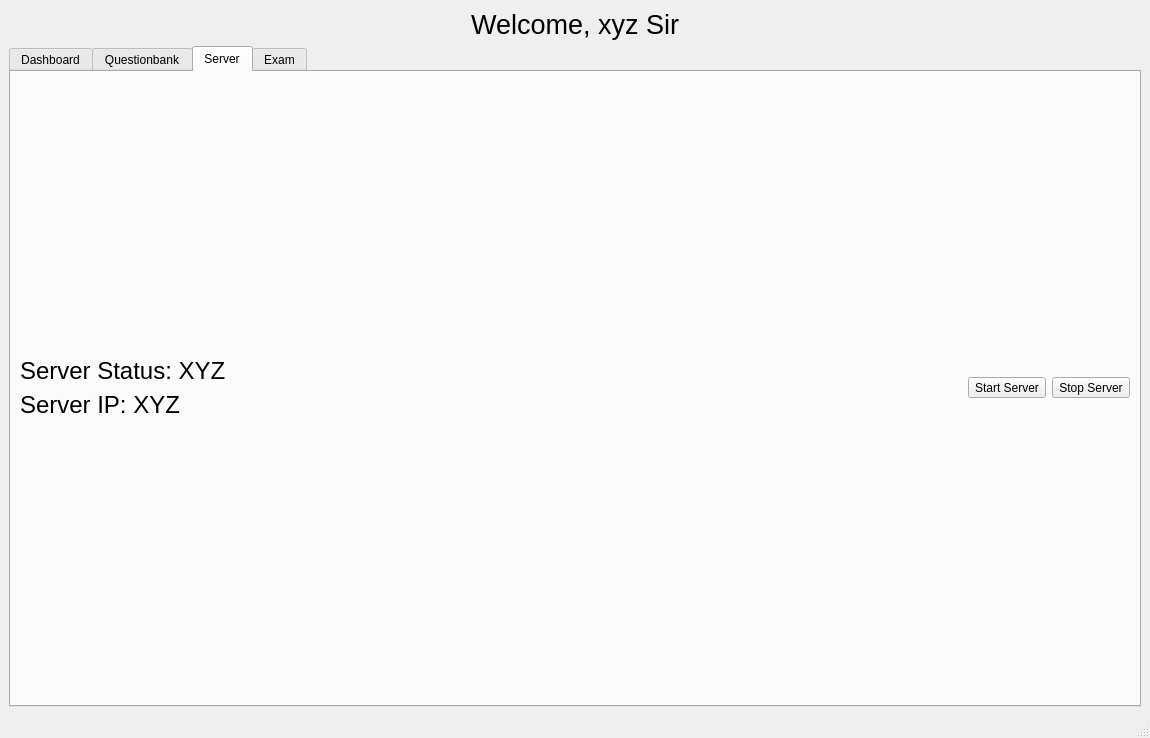
<?xml version="1.0" encoding="UTF-8"?>
<ui version="4.0">
 <class>TeacherModule</class>
 <widget class="QMainWindow" name="TeacherModule">
  <property name="geometry">
   <rect>
    <x>0</x>
    <y>0</y>
    <width>1150</width>
    <height>738</height>
   </rect>
  </property>
  <property name="windowTitle">
   <string>TeacherModule</string>
  </property>
  <widget class="QWidget" name="centralwidget">
   <layout class="QVBoxLayout" name="verticalLayout">
    <item>
     <widget class="QLabel" name="label">
      <property name="text">
       <string>&lt;html&gt;&lt;head/&gt;&lt;body&gt;&lt;p align=&quot;center&quot;&gt;&lt;span style=&quot; font-size:20pt;&quot;&gt;Welcome, xyz Sir&lt;/span&gt;&lt;/p&gt;&lt;/body&gt;&lt;/html&gt;</string>
      </property>
     </widget>
    </item>
    <item>
     <widget class="QTabWidget" name="tabWidget">
      <property name="currentIndex">
       <number>2</number>
      </property>
      <widget class="QWidget" name="Dashboard_tab">
       <attribute name="title">
        <string>Dashboard</string>
       </attribute>
      </widget>
      <widget class="QWidget" name="QB_tab">
       <attribute name="title">
        <string>Questionbank</string>
       </attribute>
      </widget>
      <widget class="QWidget" name="Server_tab">
       <attribute name="title">
        <string>Server</string>
       </attribute>
       <layout class="QVBoxLayout" name="verticalLayout_5">
        <item>
         <layout class="QHBoxLayout" name="horizontalLayout_2">
          <item>
           <layout class="QVBoxLayout" name="verticalLayout_4">
            <item>
             <widget class="QLabel" name="serverStatus_label_2">
              <property name="text">
               <string>&lt;html&gt;&lt;head/&gt;&lt;body&gt;&lt;p&gt;&lt;span style=&quot; font-size:18pt;&quot;&gt;Server Status: XYZ&lt;/span&gt;&lt;/p&gt;&lt;/body&gt;&lt;/html&gt;</string>
              </property>
             </widget>
            </item>
            <item>
             <widget class="QLabel" name="serverIP_label_3">
              <property name="text">
               <string>&lt;html&gt;&lt;head/&gt;&lt;body&gt;&lt;p&gt;&lt;span style=&quot; font-size:18pt;&quot;&gt;Server IP: XYZ&lt;/span&gt;&lt;/p&gt;&lt;/body&gt;&lt;/html&gt;</string>
              </property>
             </widget>
            </item>
           </layout>
          </item>
          <item>
           <layout class="QHBoxLayout" name="horizontalLayout">
            <item>
             <widget class="QToolButton" name="StartServer_toolButton">
              <property name="text">
               <string>Start Server</string>
              </property>
             </widget>
            </item>
            <item>
             <widget class="QToolButton" name="StopServer_toolButton_2">
              <property name="text">
               <string>Stop Server</string>
              </property>
             </widget>
            </item>
           </layout>
          </item>
         </layout>
        </item>
       </layout>
      </widget>
      <widget class="QWidget" name="exam_tab">
       <attribute name="title">
        <string>Exam</string>
       </attribute>
       <layout class="QVBoxLayout" name="verticalLayout_2">
        <item>
         <widget class="QGroupBox" name="AllExamGroupBox">
          <property name="title">
           <string>All Exams</string>
          </property>
          <layout class="QVBoxLayout" name="verticalLayout_3">
           <item>
            <widget class="QTableView" name="AllExamTableView"/>
           </item>
          </layout>
         </widget>
        </item>
       </layout>
      </widget>
     </widget>
    </item>
   </layout>
  </widget>
  <widget class="QMenuBar" name="menubar">
   <property name="geometry">
    <rect>
     <x>0</x>
     <y>0</y>
     <width>1150</width>
     <height>23</height>
    </rect>
   </property>
  </widget>
  <widget class="QStatusBar" name="statusbar"/>
 </widget>
 <resources/>
 <connections/>
</ui>
